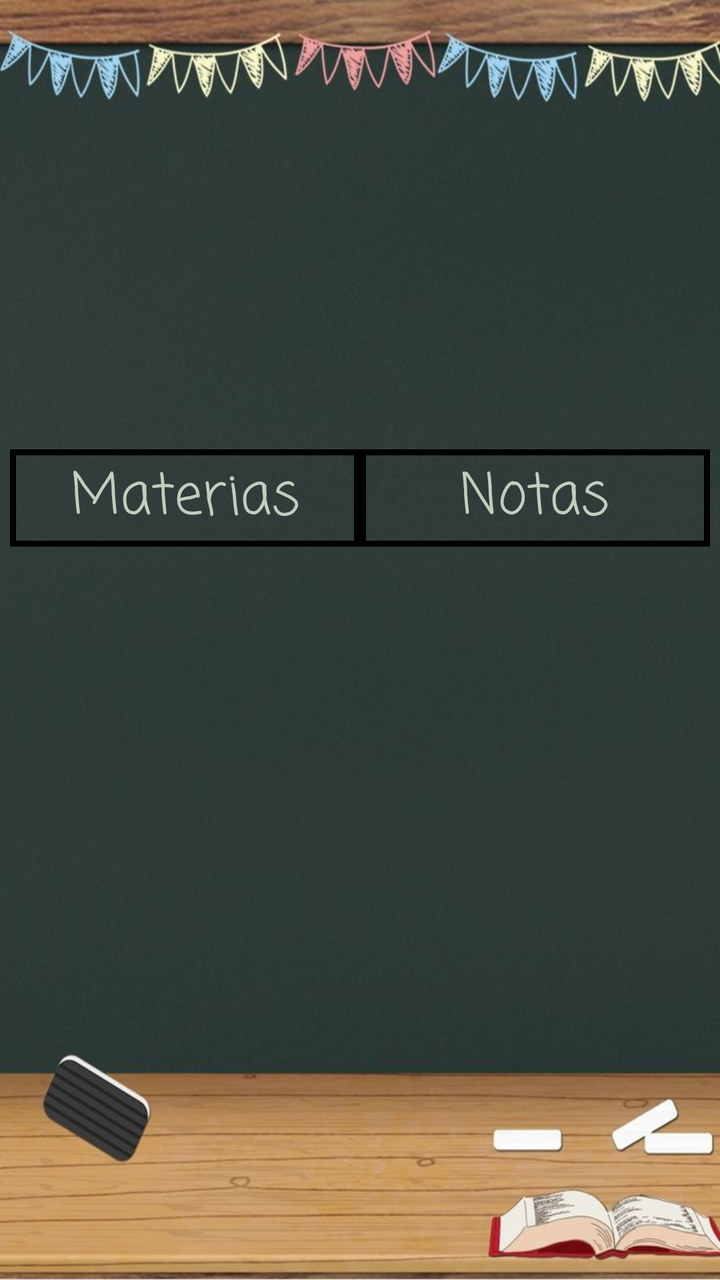
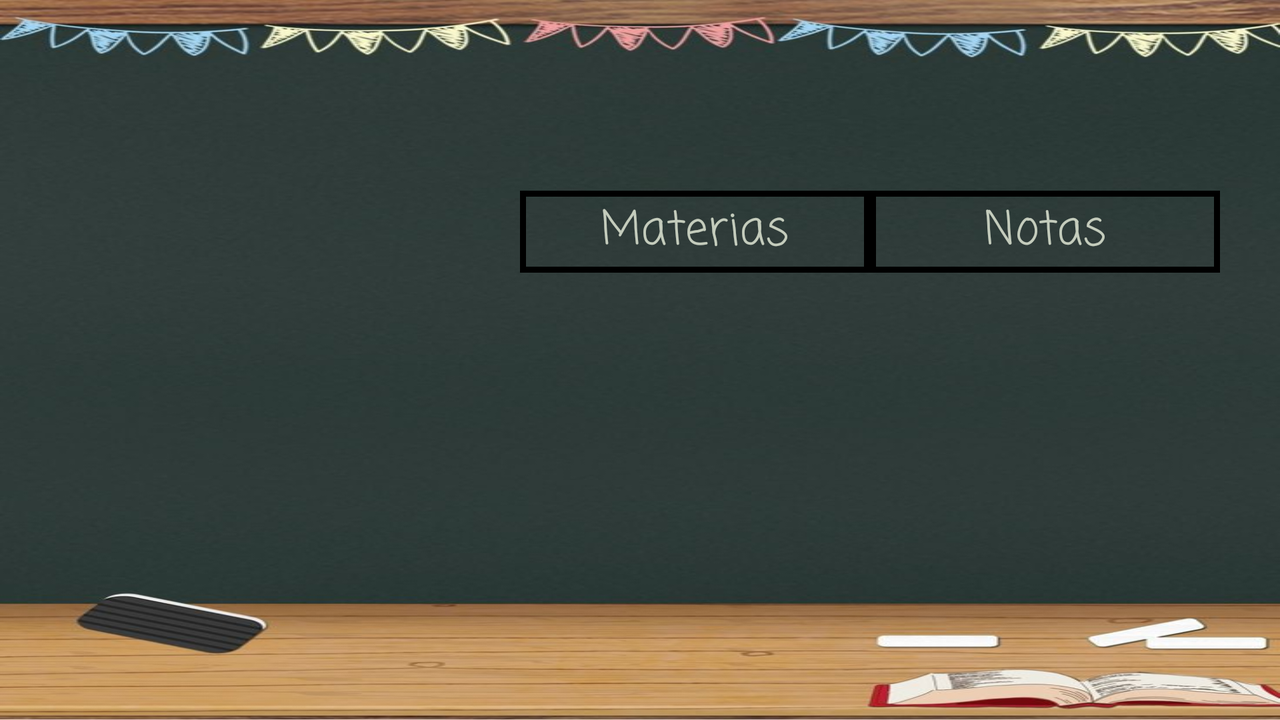

First picture: res/layout/ on a phone held upright. Second picture: the repository's own variant of that layout, on a device whose configuration matches the variant's folder. Source for both follows.
<!-- AndroidManifest.xml: application theme Theme.MyApplication -->
<!-- res/layout/activity_tabla_notas.xml -->
<?xml version="1.0" encoding="utf-8"?>
<android.support.constraint.ConstraintLayout xmlns:android="http://schemas.android.com/apk/res/android"
    xmlns:app="http://schemas.android.com/apk/res-auto"
    xmlns:tools="http://schemas.android.com/tools"
    android:layout_width="match_parent"
    android:layout_height="match_parent"
    android:background="@drawable/pizarra"
    tools:context=".TablaNotas">

    <TableLayout
        android:id="@+id/idTableInformacion"
        android:layout_width="350dp"
        android:layout_height="wrap_content"
        android:stretchColumns="2"
        app:layout_constraintBottom_toBottomOf="parent"
        app:layout_constraintEnd_toEndOf="parent"
        app:layout_constraintHorizontal_bias="0.491"
        app:layout_constraintStart_toStartOf="parent"
        app:layout_constraintTop_toTopOf="parent"
        app:layout_constraintVertical_bias="0.38">

        <TableRow
            android:layout_width="match_parent"
            android:layout_height="match_parent">

            <TextView
                android:id="@+id/idTextNombreMaterias"
                android:layout_width="0dp"
                android:layout_height="wrap_content"
                android:layout_weight="0.5"
                android:background="@drawable/bordes_tabla"
                android:fontFamily="casual"
                android:gravity="center"
                android:padding="3dp"
                android:text="Materias"
                android:textColor="#D8DFE6D5"
                android:textSize="28sp" />

            <TextView
                android:id="@+id/idTextNotaMaterias"
                android:layout_width="0dp"
                android:layout_height="wrap_content"
                android:layout_weight="0.5"
                android:background="@drawable/bordes_tabla"
                android:fontFamily="casual"
                android:gravity="center"
                android:padding="3dp"
                android:text="Notas"
                android:textColor="#D8DFE6D5"
                android:textSize="28sp" />
        </TableRow>
    </TableLayout>

    <TextView
        android:id="@+id/idTextMensaje"
        android:layout_width="250sp"
        android:layout_height="wrap_content"
        android:fontFamily="casual"
        android:textAlignment="center"
        android:textColor="#D8DFE6D5"
        android:textSize="20sp"
        app:layout_constraintBottom_toBottomOf="parent"
        app:layout_constraintEnd_toEndOf="parent"
        app:layout_constraintHorizontal_bias="0.26"
        app:layout_constraintStart_toStartOf="parent"
        app:layout_constraintTop_toBottomOf="@+id/idTableInformacion"
        app:layout_constraintVertical_bias="0.112" />

    <TextView
        android:id="@+id/idTextContador"
        android:layout_width="wrap_content"
        android:layout_height="wrap_content"
        android:fontFamily="casual"
        android:rotation="33"
        android:rotationY="0"
        android:textColor="#D8DFE6D5"
        android:textSize="20sp"
        app:layout_constraintBottom_toBottomOf="parent"
        app:layout_constraintEnd_toEndOf="parent"
        app:layout_constraintHorizontal_bias="0.655"
        app:layout_constraintStart_toEndOf="@+id/idTextMensaje"
        app:layout_constraintTop_toBottomOf="@+id/idTableInformacion"
        app:layout_constraintVertical_bias="0.24" />

</android.support.constraint.ConstraintLayout>
<!-- resources referenced by this layout -->
<resources>
  <!-- drawable bordes_tabla (drawable) -->
  <?xml version="1.0" encoding="utf-8"?>
  <shape xmlns:android="http://schemas.android.com/apk/res/android" android:shape="rectangle">
  
      <stroke android:width="3dp"
          android:color="#ff000000"/>
  
      <padding android:left="1dp"
          android:top="1dp"
          android:right="1dp"
          android:bottom="1dp"/>
  
  </shape>
  <!-- drawable pizarra: jpg bitmap (drawable, 53745 bytes) -->
  <style name="Theme.MyApplication" parent="Theme.AppCompat.Light.NoActionBar">
          
          <item name="colorPrimary">@color/verde_tablero</item>
          <item name="colorPrimaryDark">@color/verde_tablero</item>
          <item name="colorAccent">@color/teal_200</item>
          
      </style>
  <color name="verde_tablero">#2c3b38 </color>
  <color name="teal_200">#FF03DAC5</color>
</resources>
<!-- res/layout-land/activity_tabla_notas.xml (the repository's variant of the layout above) -->
<!-- drawn on the phone turned sideways -->
<?xml version="1.0" encoding="utf-8"?>
<android.support.constraint.ConstraintLayout xmlns:android="http://schemas.android.com/apk/res/android"
    xmlns:app="http://schemas.android.com/apk/res-auto"
    xmlns:tools="http://schemas.android.com/tools"
    android:layout_width="match_parent"
    android:layout_height="match_parent"
    android:background="@drawable/pizarra"
    tools:context=".TablaNotas">

    <TableLayout
        android:id="@+id/idTableInformacion"
        android:layout_width="350dp"
        android:layout_height="wrap_content"
        android:layout_marginStart="260dp"
        android:layout_marginEnd="121dp"
        android:stretchColumns="2"
        app:layout_constraintBottom_toBottomOf="parent"
        app:layout_constraintEnd_toEndOf="parent"
        app:layout_constraintHorizontal_bias="0.0"
        app:layout_constraintStart_toStartOf="parent"
        app:layout_constraintTop_toTopOf="parent"
        app:layout_constraintVertical_bias="0.299">

        <TableRow
            android:layout_width="match_parent"
            android:layout_height="match_parent">

            <TextView
                android:id="@+id/idTextNombreMaterias"
                android:layout_width="0dp"
                android:layout_height="wrap_content"
                android:layout_weight="0.5"
                android:background="@drawable/bordes_tabla"
                android:fontFamily="casual"
                android:gravity="center"
                android:padding="3dp"
                android:text="Materias"
                android:textColor="#D8DFE6D5"
                android:textSize="23sp" />

            <TextView
                android:id="@+id/idTextNotaMaterias"
                android:layout_width="0dp"
                android:layout_height="wrap_content"
                android:layout_weight="0.5"
                android:background="@drawable/bordes_tabla"
                android:fontFamily="casual"
                android:gravity="center"
                android:padding="3dp"
                android:text="Notas"
                android:textColor="#D8DFE6D5"
                android:textSize="23sp" />
        </TableRow>
    </TableLayout>

    <TextView
        android:id="@+id/idTextMensaje"
        android:layout_width="200sp"
        android:layout_height="wrap_content"
        android:fontFamily="casual"
        android:textAlignment="center"
        android:textColor="#D8DFE6D5"
        android:textSize="20sp"
        app:layout_constraintBottom_toBottomOf="parent"
        app:layout_constraintEnd_toEndOf="parent"
        app:layout_constraintHorizontal_bias="0.03"
        app:layout_constraintStart_toStartOf="parent"
        app:layout_constraintTop_toTopOf="parent"
        app:layout_constraintVertical_bias="0.397" />

    <TextView
        android:id="@+id/idTextContador"
        android:layout_width="wrap_content"
        android:layout_height="wrap_content"
        android:fontFamily="casual"
        android:rotation="33"
        android:rotationY="0"
        android:textColor="#D8DFE6D5"
        android:textSize="20sp"
        app:layout_constraintBottom_toBottomOf="parent"
        app:layout_constraintEnd_toEndOf="parent"
        app:layout_constraintHorizontal_bias="0.575"
        app:layout_constraintStart_toEndOf="@+id/idTableInformacion"
        app:layout_constraintTop_toTopOf="parent"
        app:layout_constraintVertical_bias="0.163" />

</android.support.constraint.ConstraintLayout>
